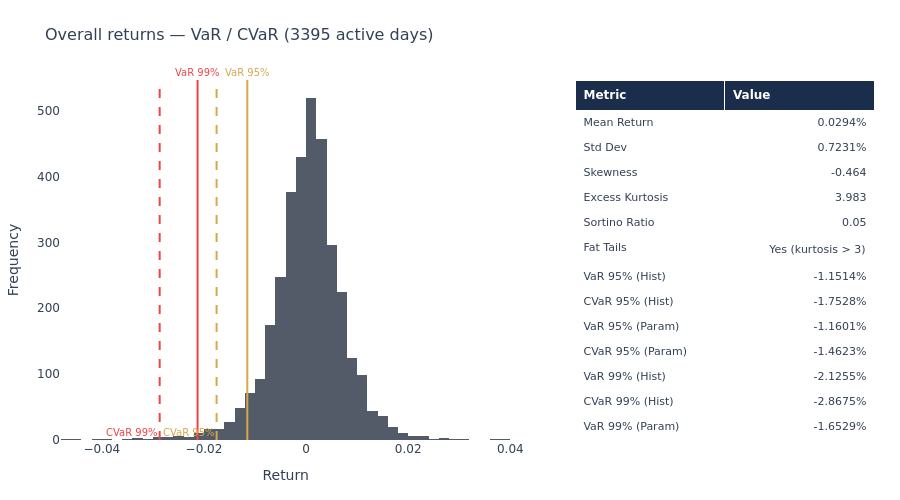
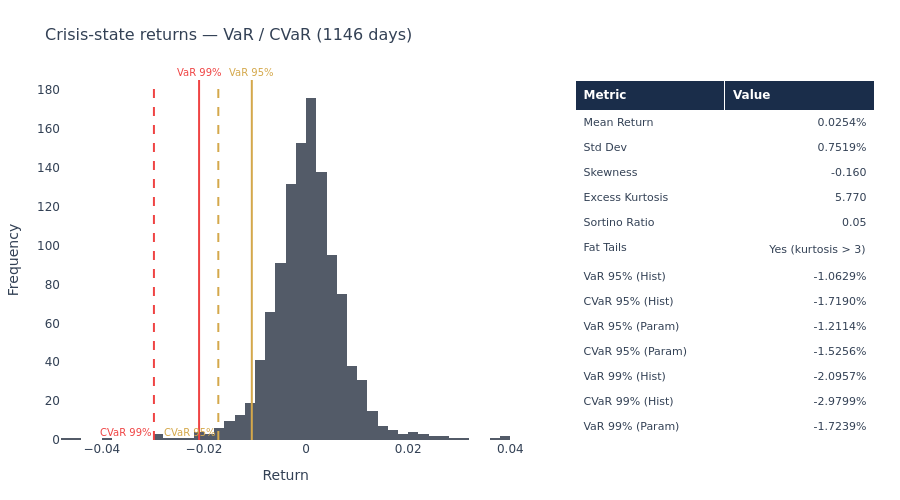

Notebook code cell kept with these figures, in order:
### Markdown cell above
## 6. Tail Risk per Regime — `ml4t-diagnostic`

§16.6 cares about *when* losses arrive, not just how often. The conditional
Sharpe table above answers "what is the average risk-adjusted return in
each state?". The tail-risk view answers "in each state, how bad is a bad
day?". `plot_tail_risk_analysis` from `ml4t.diagnostic.visualization.backtest`
renders the empirical return distribution with VaR / CVaR markers — at
95% and 99% confidence by default — alongside the headline statistics.

We render the diagnostic for the **overall** sample and for the **Crisis**
state separately. The Crisis cut is the one §16.6 highlights as the most
investor-relevant: a strategy with a tolerable aggregate CVaR but a much
deeper Crisis-state CVaR is fragile in exactly the moments that matter.

### Code cell
from ml4t.diagnostic.visualization.backtest.tail_risk import plot_tail_risk_analysis

overall_returns = returns[mask_all].to_numpy()
fig_overall = plot_tail_risk_analysis(
    overall_returns,
    title=f"Overall returns — VaR / CVaR ({mask_all.sum()} active days)",
)
fig_overall.show()

crisis_mask = regime_aligned == "Crisis"
crisis_returns = returns[crisis_mask].to_numpy()
if crisis_returns.size >= 20:
    fig_crisis = plot_tail_risk_analysis(
        crisis_returns,
        title=f"Crisis-state returns — VaR / CVaR ({crisis_returns.size} days)",
    )
    fig_crisis.show()
else:
    print(f"Crisis state has only {crisis_returns.size} days — skipping (under threshold).")

### Figure 1 — Plotly figure (JSON) as saved in the notebook; plotly's stock layout.template omitted (floating-point values rounded to 4 significant figures; data arrays with more than 128 entries replaced by an {"elided": "..."} marker saying what was removed)
{"data": [{"marker": {"color": "#0a1628"}, "name": "Returns", "nbinsx": 60, "opacity": 0.7, "showlegend": false, "type": "histogram", "x": {"elided": "3395 float values"}, "xaxis": "x", "yaxis": "y"}, {"cells": {"align": ["left", "right"], "fill": {"color": "rgba(0,0,0,0)"}, "font": {"color": "#334155", "size": 11}, "height": 25, "values": [["Mean Return", "Std Dev", "Skewness", "Excess Kurtosis", "Sortino Ratio", "Fat Tails", "VaR 95% (Hist)", "CVaR 95% (Hist)", "VaR 95% (Param)", "CVaR 95% (Param)", "VaR 99% (Hist)", "CVaR 99% (Hist)", "VaR 99% (Param)", "CVaR 99% (Param)"], ["0.0294%", "0.7231%", "-0.464", "3.983", "0.05", "Yes (kurtosis > 3)", "-1.1514%", "-1.7528%", "-1.1601%", "-1.4623%", "-2.1255%", "-2.8675%", "-1.6529%", "-1.8980%"]]}, "domain": {"x": [0.632, 1.0], "y": [0.0, 1.0]}, "header": {"align": "left", "fill": {"color": "#1a2d4a"}, "font": {"color": "#FFFFFF", "size": 12}, "height": 30, "values": ["<b>Metric</b>", "<b>Value</b>"]}, "type": "table"}], "layout": {"annotations": [{"font": {"color": "#D4A84B", "size": 10}, "showarrow": false, "text": "VaR 95%", "x": -0.01151, "xanchor": "center", "xref": "x", "y": 1, "yanchor": "bottom", "yref": "y domain"}, {"font": {"color": "#D4A84B", "size": 10}, "showarrow": false, "text": "CVaR 95%", "x": -0.01753, "xanchor": "right", "xref": "x", "y": 0, "yanchor": "bottom", "yref": "y domain"}, {"font": {"color": "#ef4444", "size": 10}, "showarrow": false, "text": "VaR 99%", "x": -0.02126, "xanchor": "center", "xref": "x", "y": 1, "yanchor": "bottom", "yref": "y domain"}, {"font": {"color": "#ef4444", "size": 10}, "showarrow": false, "text": "CVaR 99%", "x": -0.02868, "xanchor": "right", "xref": "x", "y": 0, "yanchor": "bottom", "yref": "y domain"}], "font": {"color": "#334155", "family": "DM Sans, DejaVu Sans, sans-serif", "size": 12}, "height": 500, "hoverlabel": {"bgcolor": "white", "font": {"family": "DM Sans, DejaVu Sans, sans-serif", "size": 13}}, "hovermode": "x unified", "margin": {"b": 60, "l": 60, "r": 20, "t": 80}, "paper_bgcolor": "rgba(0,0,0,0)", "plot_bgcolor": "rgba(0,0,0,0)", "shapes": [{"line": {"color": "#D4A84B", "dash": "solid", "width": 2}, "type": "line", "x0": -0.01151, "x1": -0.01151, "xref": "x", "y0": 0, "y1": 1, "yref": "y domain"}, {"line": {"color": "#D4A84B", "dash": "dash", "width": 2}, "type": "line", "x0": -0.01753, "x1": -0.01753, "xref": "x", "y0": 0, "y1": 1, "yref": "y domain"}, {"line": {"color": "#ef4444", "dash": "solid", "width": 2}, "type": "line", "x0": -0.02126, "x1": -0.02126, "xref": "x", "y0": 0, "y1": 1, "yref": "y domain"}, {"line": {"color": "#ef4444", "dash": "dash", "width": 2}, "type": "line", "x0": -0.02868, "x1": -0.02868, "xref": "x", "y0": 0, "y1": 1, "yref": "y domain"}], "showlegend": false, "title": {"font": {"color": "#334155", "family": "DM Sans, DejaVu Sans, sans-serif", "size": 16}, "text": "Overall returns — VaR / CVaR (3395 active days)"}, "xaxis": {"anchor": "y", "domain": [0.0, 0.552], "title": {"text": "Return"}}, "yaxis": {"anchor": "x", "domain": [0.0, 1.0], "title": {"text": "Frequency"}}}}

### Figure 2 — Plotly figure (JSON) as saved in the notebook; plotly's stock layout.template omitted (floating-point values rounded to 4 significant figures; data arrays with more than 128 entries replaced by an {"elided": "..."} marker saying what was removed)
{"data": [{"marker": {"color": "#0a1628"}, "name": "Returns", "nbinsx": 60, "opacity": 0.7, "showlegend": false, "type": "histogram", "x": {"elided": "1146 float values"}, "xaxis": "x", "yaxis": "y"}, {"cells": {"align": ["left", "right"], "fill": {"color": "rgba(0,0,0,0)"}, "font": {"color": "#334155", "size": 11}, "height": 25, "values": [["Mean Return", "Std Dev", "Skewness", "Excess Kurtosis", "Sortino Ratio", "Fat Tails", "VaR 95% (Hist)", "CVaR 95% (Hist)", "VaR 95% (Param)", "CVaR 95% (Param)", "VaR 99% (Hist)", "CVaR 99% (Hist)", "VaR 99% (Param)", "CVaR 99% (Param)"], ["0.0254%", "0.7519%", "-0.160", "5.770", "0.05", "Yes (kurtosis > 3)", "-1.0629%", "-1.7190%", "-1.2114%", "-1.5256%", "-2.0957%", "-2.9799%", "-1.7239%", "-1.9787%"]]}, "domain": {"x": [0.632, 1.0], "y": [0.0, 1.0]}, "header": {"align": "left", "fill": {"color": "#1a2d4a"}, "font": {"color": "#FFFFFF", "size": 12}, "height": 30, "values": ["<b>Metric</b>", "<b>Value</b>"]}, "type": "table"}], "layout": {"annotations": [{"font": {"color": "#D4A84B", "size": 10}, "showarrow": false, "text": "VaR 95%", "x": -0.01063, "xanchor": "center", "xref": "x", "y": 1, "yanchor": "bottom", "yref": "y domain"}, {"font": {"color": "#D4A84B", "size": 10}, "showarrow": false, "text": "CVaR 95%", "x": -0.01719, "xanchor": "right", "xref": "x", "y": 0, "yanchor": "bottom", "yref": "y domain"}, {"font": {"color": "#ef4444", "size": 10}, "showarrow": false, "text": "VaR 99%", "x": -0.02096, "xanchor": "center", "xref": "x", "y": 1, "yanchor": "bottom", "yref": "y domain"}, {"font": {"color": "#ef4444", "size": 10}, "showarrow": false, "text": "CVaR 99%", "x": -0.0298, "xanchor": "right", "xref": "x", "y": 0, "yanchor": "bottom", "yref": "y domain"}], "font": {"color": "#334155", "family": "DM Sans, DejaVu Sans, sans-serif", "size": 12}, "height": 500, "hoverlabel": {"bgcolor": "white", "font": {"family": "DM Sans, DejaVu Sans, sans-serif", "size": 13}}, "hovermode": "x unified", "margin": {"b": 60, "l": 60, "r": 20, "t": 80}, "paper_bgcolor": "rgba(0,0,0,0)", "plot_bgcolor": "rgba(0,0,0,0)", "shapes": [{"line": {"color": "#D4A84B", "dash": "solid", "width": 2}, "type": "line", "x0": -0.01063, "x1": -0.01063, "xref": "x", "y0": 0, "y1": 1, "yref": "y domain"}, {"line": {"color": "#D4A84B", "dash": "dash", "width": 2}, "type": "line", "x0": -0.01719, "x1": -0.01719, "xref": "x", "y0": 0, "y1": 1, "yref": "y domain"}, {"line": {"color": "#ef4444", "dash": "solid", "width": 2}, "type": "line", "x0": -0.02096, "x1": -0.02096, "xref": "x", "y0": 0, "y1": 1, "yref": "y domain"}, {"line": {"color": "#ef4444", "dash": "dash", "width": 2}, "type": "line", "x0": -0.0298, "x1": -0.0298, "xref": "x", "y0": 0, "y1": 1, "yref": "y domain"}], "showlegend": false, "title": {"font": {"color": "#334155", "family": "DM Sans, DejaVu Sans, sans-serif", "size": 16}, "text": "Crisis-state returns — VaR / CVaR (1146 days)"}, "xaxis": {"anchor": "y", "domain": [0.0, 0.552], "title": {"text": "Return"}}, "yaxis": {"anchor": "x", "domain": [0.0, 1.0], "title": {"text": "Frequency"}}}}
